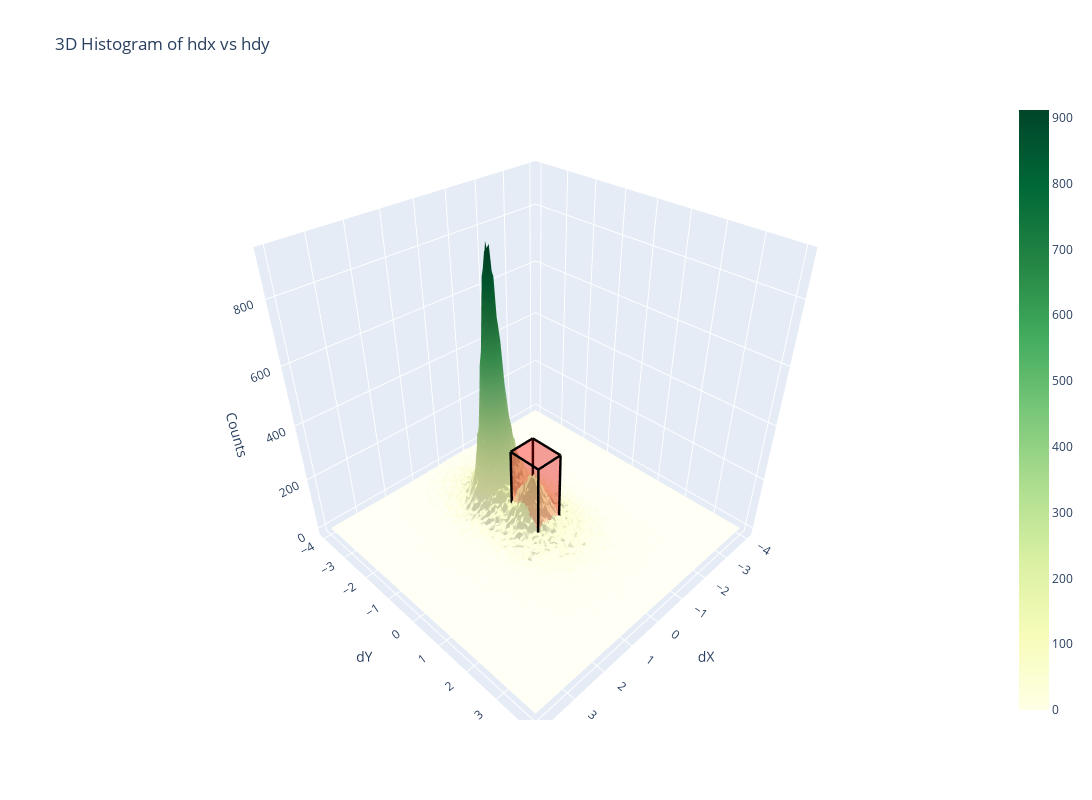

Notebook source saved alongside this figure:
### Code cell
import plotly.graph_objects as go
import numpy as np
countsmax=300
x_centers = (x_edges[:-1] + x_edges[1:]) / 2
y_centers = (y_edges[:-1] + y_edges[1:]) / 2

# Create the 3D histogram plot using plotly
fig = go.Figure(data=[go.Surface(z=bin_contents.T, x=x_centers, y=y_centers, colorscale='YlGn')])

x_cube = [dxmin, dxmax, dxmax, dxmin, dxmin, dxmax, dxmax, dxmin]
y_cube = [dymin, dymin, dymax, dymax, dymin, dymin, dymax, dymax]
z_cube = [0, 0, 0, 0, countsmax, countsmax, countsmax, countsmax]

# Define the vertices for each face of the cube
vertices = [
    [0, 1, 2, 3],  # Bottom face
    [4, 5, 6, 7],  # Top face
    [0, 1, 5, 4],  # Front face
    [2, 3, 7, 6],  # Back face
    [0, 3, 7, 4],  # Left face
    [1, 2, 6, 5]   # Right face
]

# Create the faces of the cube using Mesh3d
for face in vertices:
    fig.add_trace(go.Mesh3d(
        x=[x_cube[face[0]], x_cube[face[1]], x_cube[face[2]], x_cube[face[3]], x_cube[face[0]], x_cube[face[1]], x_cube[face[2]], x_cube[face[3]]],
        y=[y_cube[face[0]], y_cube[face[1]], y_cube[face[2]], y_cube[face[3]], y_cube[face[0]], y_cube[face[1]], y_cube[face[2]], y_cube[face[3]]],
        z=[z_cube[face[0]], z_cube[face[1]], z_cube[face[2]], z_cube[face[3]], z_cube[face[0]], z_cube[face[1]], z_cube[face[2]], z_cube[face[3]]],
        opacity=0.2,
        color='rgba(255,0,0,0.3)',
        i=[0, 1, 2, 3, 0, 1, 2, 3],
        j=[1, 2, 3, 0, 1, 2, 3, 0],
        k=[2, 3, 0, 1, 2, 3, 0, 1],
        name='cube'
    ))

    edges = [
    [0, 1], [1, 2], [2, 3], [3, 0],  # Bottom edges
    [4, 5], [5, 6], [6, 7], [7, 4],  # Top edges
    [0, 4], [1, 5], [2, 6], [3, 7]   # Vertical edges
]

# Add edges using Scatter3d
for edge in edges:
    fig.add_trace(go.Scatter3d(
        x=[x_cube[edge[0]], x_cube[edge[1]]],
        y=[y_cube[edge[0]], y_cube[edge[1]]],
        z=[z_cube[edge[0]], z_cube[edge[1]]],
        mode='lines',
        line=dict(color='black', width=5),
        showlegend=False
    ))
    
fig.update_layout(
    title='3D Histogram of hdx vs hdy',
    scene = dict(
        xaxis_title='dY',
        yaxis_title='dX',
        zaxis_title='Counts'
    ),
    width=1200,  # Adjust the width here
    height=800   # Adjust the height here
)

fig.show()

### Figure 1 — Plotly figure (JSON) as saved in the notebook; plotly's stock layout.template omitted (floating-point values rounded to 4 significant figures; data arrays with more than 128 entries replaced by an {"elided": "..."} marker saying what was removed)
{"data": [{"colorscale": [[0, "rgb(255,255,229)"], [0.125, "rgb(247,252,185)"], [0.25, "rgb(217,240,163)"], [0.375, "rgb(173,221,142)"], [0.5, "rgb(120,198,121)"], [0.625, "rgb(65,171,93)"], [0.75, "rgb(35,132,67)"], [0.875, "rgb(0,104,55)"], [1, "rgb(0,69,41)"]], "type": "surface", "x": {"elided": "150 float values"}, "y": {"elided": "150 float values"}, "z": {"elided": "150x150 int values"}}, {"color": "rgba(255,0,0,0.3)", "i": [0, 1, 2, 3, 0, 1, 2, 3], "j": [1, 2, 3, 0, 1, 2, 3, 0], "k": [2, 3, 0, 1, 2, 3, 0, 1], "name": "cube", "opacity": 0.2, "type": "mesh3d", "x": [-0.4, 0.4, 0.4, -0.4, -0.4, 0.4, 0.4, -0.4], "y": [-0.5, -0.5, 0.5, 0.5, -0.5, -0.5, 0.5, 0.5], "z": [0, 0, 0, 0, 0, 0, 0, 0]}, {"color": "rgba(255,0,0,0.3)", "i": [0, 1, 2, 3, 0, 1, 2, 3], "j": [1, 2, 3, 0, 1, 2, 3, 0], "k": [2, 3, 0, 1, 2, 3, 0, 1], "name": "cube", "opacity": 0.2, "type": "mesh3d", "x": [-0.4, 0.4, 0.4, -0.4, -0.4, 0.4, 0.4, -0.4], "y": [-0.5, -0.5, 0.5, 0.5, -0.5, -0.5, 0.5, 0.5], "z": [300, 300, 300, 300, 300, 300, 300, 300]}, {"color": "rgba(255,0,0,0.3)", "i": [0, 1, 2, 3, 0, 1, 2, 3], "j": [1, 2, 3, 0, 1, 2, 3, 0], "k": [2, 3, 0, 1, 2, 3, 0, 1], "name": "cube", "opacity": 0.2, "type": "mesh3d", "x": [-0.4, 0.4, 0.4, -0.4, -0.4, 0.4, 0.4, -0.4], "y": [-0.5, -0.5, -0.5, -0.5, -0.5, -0.5, -0.5, -0.5], "z": [0, 0, 300, 300, 0, 0, 300, 300]}, {"color": "rgba(255,0,0,0.3)", "i": [0, 1, 2, 3, 0, 1, 2, 3], "j": [1, 2, 3, 0, 1, 2, 3, 0], "k": [2, 3, 0, 1, 2, 3, 0, 1], "name": "cube", "opacity": 0.2, "type": "mesh3d", "x": [0.4, -0.4, -0.4, 0.4, 0.4, -0.4, -0.4, 0.4], "y": [0.5, 0.5, 0.5, 0.5, 0.5, 0.5, 0.5, 0.5], "z": [0, 0, 300, 300, 0, 0, 300, 300]}, {"color": "rgba(255,0,0,0.3)", "i": [0, 1, 2, 3, 0, 1, 2, 3], "j": [1, 2, 3, 0, 1, 2, 3, 0], "k": [2, 3, 0, 1, 2, 3, 0, 1], "name": "cube", "opacity": 0.2, "type": "mesh3d", "x": [-0.4, -0.4, -0.4, -0.4, -0.4, -0.4, -0.4, -0.4], "y": [-0.5, 0.5, 0.5, -0.5, -0.5, 0.5, 0.5, -0.5], "z": [0, 0, 300, 300, 0, 0, 300, 300]}, {"color": "rgba(255,0,0,0.3)", "i": [0, 1, 2, 3, 0, 1, 2, 3], "j": [1, 2, 3, 0, 1, 2, 3, 0], "k": [2, 3, 0, 1, 2, 3, 0, 1], "name": "cube", "opacity": 0.2, "type": "mesh3d", "x": [0.4, 0.4, 0.4, 0.4, 0.4, 0.4, 0.4, 0.4], "y": [-0.5, 0.5, 0.5, -0.5, -0.5, 0.5, 0.5, -0.5], "z": [0, 0, 300, 300, 0, 0, 300, 300]}, {"line": {"color": "black", "width": 5}, "mode": "lines", "showlegend": false, "type": "scatter3d", "x": [-0.4, 0.4], "y": [-0.5, -0.5], "z": [0, 0]}, {"line": {"color": "black", "width": 5}, "mode": "lines", "showlegend": false, "type": "scatter3d", "x": [0.4, 0.4], "y": [-0.5, 0.5], "z": [0, 0]}, {"line": {"color": "black", "width": 5}, "mode": "lines", "showlegend": false, "type": "scatter3d", "x": [0.4, -0.4], "y": [0.5, 0.5], "z": [0, 0]}, {"line": {"color": "black", "width": 5}, "mode": "lines", "showlegend": false, "type": "scatter3d", "x": [-0.4, -0.4], "y": [0.5, -0.5], "z": [0, 0]}, {"line": {"color": "black", "width": 5}, "mode": "lines", "showlegend": false, "type": "scatter3d", "x": [-0.4, 0.4], "y": [-0.5, -0.5], "z": [300, 300]}, {"line": {"color": "black", "width": 5}, "mode": "lines", "showlegend": false, "type": "scatter3d", "x": [0.4, 0.4], "y": [-0.5, 0.5], "z": [300, 300]}, {"line": {"color": "black", "width": 5}, "mode": "lines", "showlegend": false, "type": "scatter3d", "x": [0.4, -0.4], "y": [0.5, 0.5], "z": [300, 300]}, {"line": {"color": "black", "width": 5}, "mode": "lines", "showlegend": false, "type": "scatter3d", "x": [-0.4, -0.4], "y": [0.5, -0.5], "z": [300, 300]}, {"line": {"color": "black", "width": 5}, "mode": "lines", "showlegend": false, "type": "scatter3d", "x": [-0.4, -0.4], "y": [-0.5, -0.5], "z": [0, 300]}, {"line": {"color": "black", "width": 5}, "mode": "lines", "showlegend": false, "type": "scatter3d", "x": [0.4, 0.4], "y": [-0.5, -0.5], "z": [0, 300]}, {"line": {"color": "black", "width": 5}, "mode": "lines", "showlegend": false, "type": "scatter3d", "x": [0.4, 0.4], "y": [0.5, 0.5], "z": [0, 300]}, {"line": {"color": "black", "width": 5}, "mode": "lines", "showlegend": false, "type": "scatter3d", "x": [-0.4, -0.4], "y": [0.5, 0.5], "z": [0, 300]}], "layout": {"height": 800, "scene": {"xaxis": {"title": {"text": "dX"}}, "yaxis": {"title": {"text": "dY"}}, "zaxis": {"title": {"text": "Counts"}}}, "title": {"text": "3D Histogram of hdx vs hdy"}, "width": 1200}}
